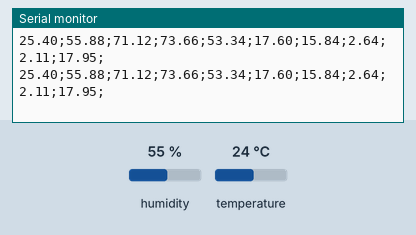
A sketch run on a simulated Arduino Uno, built with avr-gcc and run on an emulated ATmega328P. Parts: the last lines printed to the serial monitor. The test bench sets the inputs (shaded band); at power-on: humidity 55 %, temperature 24 °C.

Above: at 2.8 s.
2.9 s: humidity set to 22 %
At 4.5 s:
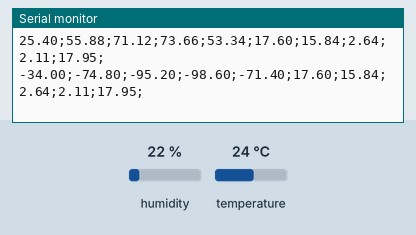
5.6 s: temperature set to 12 °C
At 7.1 s:
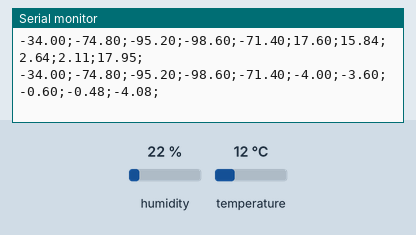
8.3 s: humidity set to 40 %
At 10.9 s:
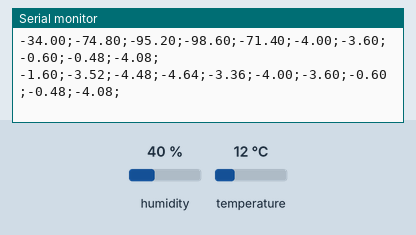
Timing chart, 0 to 12.4 s (numbered marks = the images above; inputs shaded):
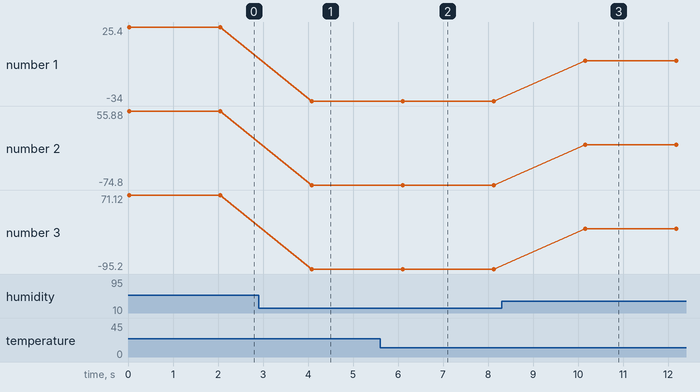

Measured:
- after the input at 2.9 s, the serial monitor: prints a new line after 1.2 s (image 1)
- after the input at 5.6 s, the serial monitor: prints a new line after 0.51 s (image 2)
- after the input at 8.3 s, the serial monitor: prints a new line after 1.9 s (image 3)
- plotted number 1: 25.4 → -34 after the input at 2.9 s, -34 → -1.6 after the input at 8.3 s
- plotted number 2: 55.88 → -74.8 after the input at 2.9 s, -74.8 → -3.52 after the input at 8.3 s
- plotted number 3: 71.12 → -95.2 after the input at 2.9 s, -95.2 → -4.48 after the input at 8.3 s

The sketch:

dht.ino
```cpp
#include "DHT.h"
#define dht_type DHT11 //define qual o tipo de sensor DHTxx que se está
/**
* Configurações iniciais sobre os sensores
* DHT11, LM35, LDR5 e TCRT5000
*/
int dht_pin = A2;
DHT dht_1 = DHT(dht_pin, dht_type); //pode-se configurar diversos
int lm35_pin = A0, leitura_lm35 = 0;
float temperatura;
int ldr_pin = A5, leitura_ldr = 0;
int switch_pin = 7;

void setup()
{
Serial.begin(9600);
dht_1.begin();
pinMode(switch_pin, INPUT);
}
void loop()
{
/**
* Bloco do DHT11
*/
float umidade = dht_1.readHumidity();
float umidadeProjeto = 1.8*umidade-73.6;
float u2 = umidadeProjeto*2.20;
float u3 = umidadeProjeto*2.80;
float u4 = umidadeProjeto*2.90;
float u5 = umidadeProjeto*2.10;

float temperatura = dht_1.readTemperature();

float temperaturaProjeto = 1.8*temperatura-25.6;
float t2 = temperaturaProjeto*0.90;
float t3 = temperaturaProjeto*0.15;
float t4 = temperaturaProjeto*0.12;
float t5 = temperaturaProjeto*1.02;


if (isnan(temperatura) or isnan(umidade))
{
Serial.println("Erro ao ler o DHT");
}
else
{


Serial.print(umidadeProjeto);
Serial.print(";");
Serial.print(u2);
Serial.print(";");
Serial.print(u3);
Serial.print(";");
Serial.print(u4);
Serial.print(";");
Serial.print(u5);
Serial.print(";");

Serial.print(temperaturaProjeto);
Serial.print(";");
Serial.print(t2);
Serial.print(";");
Serial.print(t3);
Serial.print(";");
Serial.print(t4);
Serial.print(";");
Serial.print(t5);
Serial.println(";");


delay(2000);

}
/**

/**
* Bloco do LM35
*/

/**
* Bloco do LDR5
*/

/**
* Bloco do TCRT5000
*/

}
```
